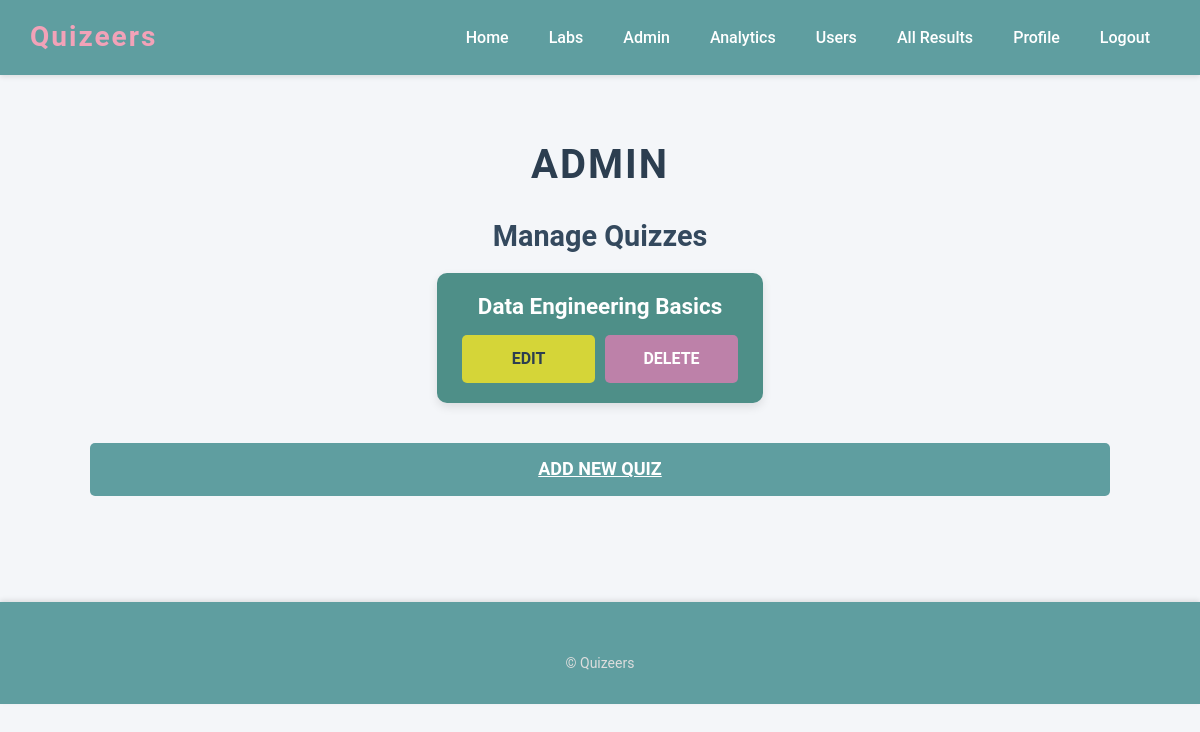
Page /admin (signed in) on the earlier database version.
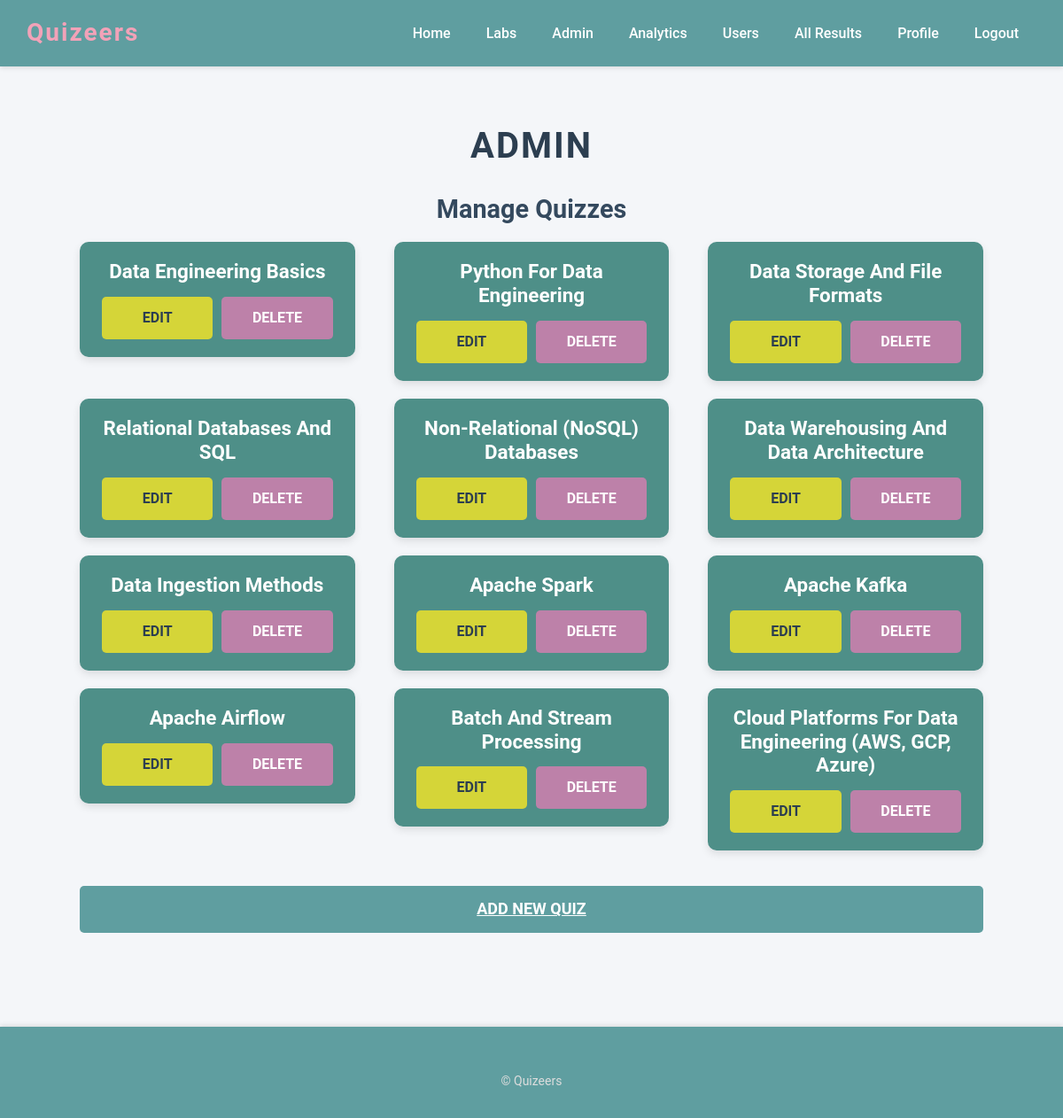
Same page on the later database version.
### app.py (models this page shows)
class Quiz(db.Model):
    id = db.Column(db.Integer, primary_key=True)
    title = db.Column(db.String(255), nullable=False)
    description = db.Column(db.Text, default="")
    is_deleted = db.Column(db.Boolean, default=False)
    category = db.Column(db.String(100), default="General")
    difficulty = db.Column(db.String(20), default="Medium")
    time_limit_minutes = db.Column(db.Integer, nullable=True)
    max_attempts = db.Column(db.Integer, nullable=True)
    shuffle_questions = db.Column(db.Boolean, default=True)
    questions = db.relationship(
        "Question", backref="quiz", lazy=True, cascade="all, delete-orphan"
    )

### app.py (the view)
@app.route("/admin")
@admin_required
def admin_panel():
    quizzes = Quiz.query.filter_by(is_deleted=False).all()
    return render_template("admin_panel.html", quizzes=quizzes)

### app.py (called while the page is built)
@login_manager.user_loader
def load_user(user_id):
    return db.session.get(User, int(user_id))

def admin_required(view):
    @wraps(view)
    def wrapped(*args, **kwargs):
        if not current_user.is_authenticated or not current_user.is_admin:
            flash("Admin access required.", "error")
            return redirect(url_for("home"))
        return view(*args, **kwargs)
    return wrapped

### templates/admin_panel.html (shortened to what this page needs)
{% extends "base.html" %}
{% block content %}
    <div class="admin-panel-container">
        <h2>Admin</h2>
        <h3>Manage Quizzes</h3>
        <div class="row">
            {% for quiz in quizzes %}
                <div class="col-md-4">
                    <div class="card quiz-card">
                        <div class="card-body">
                            <h5 class="card-title">{{ quiz.title }}</h5>
                            <div class="action-buttons">
                                <a href="{{ url_for('admin.admin_edit_quiz', quiz_id=quiz.id) }}" class="btn btn-warning">Edit</a>
                                <a href="{{ url_for('admin.admin_delete_quiz', quiz_id=quiz.id) }}" class="btn btn-danger">Delete</a>
                            </div>
                        </div>
                    </div>
                </div>
            {% endfor %}
        </div>
        <a href="{{ url_for('admin.admin_add_quiz') }}" class="add-quiz-btn">Add New Quiz</a>
    </div>
{% endblock %}

### templates/base.html (shortened to what this page needs)
<!DOCTYPE html>
<html lang="en">
<head>
    <link rel="stylesheet" href="https://cdn.jsdelivr.net/npm/bootstrap@5.3.3/dist/css/bootstrap.min.css">
    <link rel="stylesheet" href="{{ url_for('static', filename='css/styles.css') }}">
</head>
<body>
    <header>
        <div id="container">
            <div class="logo">Quizeers</div>
            <nav class="menu">
                <ul>
                    <li><a href="{{ url_for('quizzes.home') }}">Home</a></li>
                    {% if current_user.is_authenticated %}
                        <li><a href="{{ url_for('labs.labs_overview') }}">Labs</a></li>
                        {% if current_user.is_admin %}
                            <li><a href="{{ url_for('admin.admin_panel') }}">Admin</a></li>
                            <li><a href="{{ url_for('analytics.admin_analytics') }}">Analytics</a></li>
                            <li><a href="{{ url_for('admin.admin_users') }}">Users</a></li>
                            <li><a href="{{ url_for('admin.admin_view_results') }}">All Results</a></li>
                        {% else %}
                            <li><a href="{{ url_for('quizzes.user_view_results') }}">My Results</a></li>
                        {% endif %}
                        <li><a href="{{ url_for('quizzes.profile') }}">Profile</a></li>
                        <li><a href="{{ url_for('auth.logout') }}">Logout</a></li>
                    {% else %}
                        <li><a href="{{ url_for('auth.login') }}">Login</a></li>
                        <li><a href="{{ url_for('auth.register') }}">Register</a></li>
                    {% endif %}
                </ul>
            </nav>
        </div>
    </header>
    <main>
        <div class="container" style="padding: 20px;">
            {% block content %}{% endblock %}
        </div>
    </main>
    <footer>
        <div class="copy">
            <p>&copy; Quizeers</p>
        </div>
    </footer>
</body>
</html>

### static/css/styles.css (style rules this page uses)
body { font-family: 'Segoe UI', Tahoma, Geneva, Verdana, sans-serif; margin: 0; padding: 0; background-color: #f8f9fa; line-height: 1.6; }
header { background-color: #5f9ea0; color: white; padding: 15px 0; box-shadow: 0 2px 5px rgba(0, 0, 0, 0.1); }
header #container { display: flex; justify-content: space-between; align-items: center; padding: 0 30px; }
header .logo { font-size: 28px; font-weight: bold; letter-spacing: 2px; color: #f2a2b8; }
header .menu ul { list-style-type: none; display: flex; margin: 0; padding: 0; }
header .menu ul li { margin: 0 20px; }
header .menu ul li a { text-decoration: none; color: white; font-size: 16px; font-weight: 500; transition: color 0.3s ease; }
main { text-align: center; padding: 6px 5px; }
main h2 { font-size: 36px; color: #333; margin-bottom: 10px; font-weight: 400; }
footer { background-color: #5f9ea0; color: white; padding: 30px; display: flex; justify-content: space-between; flex-wrap: wrap; box-shadow: 0 -2px 5px rgba(0, 0, 0, 0.1); }
footer .copy { text-align: center; margin-top: 20px; width: 100%; }
footer .copy p { margin: 0; font-size: 14px; color: #ddd; }

### templates/admin_panel.html (style rules this page uses)
body { background-color: #f4f6f9; font-family: "Roboto", sans-serif; }
.admin-panel-container { padding: 40px; max-width: 1200px; margin: 0 auto; }
.admin-panel-container h2 { text-align: center; color: #2c3e50; font-weight: bold; font-size: 2.5rem; margin-bottom: 30px; text-transform: uppercase; letter-spacing: 2px; }
.admin-panel-container h3 { color: #34495e; font-weight: bold; margin-bottom: 20px; font-size: 1.8rem; }
.quiz-card { border: none; border-radius: 10px; box-shadow: 0 4px 10px rgba(0, 0, 0, 0.1); overflow: hidden; transition: transform 0.2s, box-shadow 0.2s; background-color: #5f9ea0; }
.quiz-card:nth-child(1) { background-color: #4e8f88; }
.quiz-card .card-body { padding: 20px; }
.quiz-card .card-title { font-size: 1.4rem; color: #fff; font-weight: bold; margin-bottom: 15px; text-transform: capitalize; }
.quiz-card .action-buttons { display: flex; justify-content: space-between; }
.quiz-card .btn { flex: 1; margin: 0 5px; font-weight: bold; padding: 12px; text-transform: uppercase; border-radius: 5px; transition: background-color 0.3s, transform 0.2s; }
.quiz-card .btn-warning { background-color:rgb(213, 213, 56); border: none; color: #2c3e50; }
.quiz-card .btn-danger { background-color:rgb(189, 129, 169); border: none; color: white; }
.add-quiz-btn { background-color: #5f9ea0; border: none; color: white; font-size: 18px; font-weight: bold; padding: 12px 40px; text-transform: uppercase; border-radius: 5px; margin: 40px auto; display: block; transition: background-color 0.3s, transform 0.2s; }
.row { display: flex; flex-wrap: wrap; gap: 20px; justify-content: center; }
.col-md-4 { flex: 1; min-width: 300px; max-width: 350px; }

Differences in the rows shown:
added Quiz: title "Python For Data Engineering"
added Quiz: title "Data Storage And File Formats"
added Quiz: title "Relational Databases And SQL"
added Quiz: title "Non-Relational (NoSQL) Databases"
added Quiz: title "Data Warehousing And Data Architecture"
added Quiz: title "Data Ingestion Methods"
added Quiz: title "Apache Spark"
added Quiz: title "Apache Kafka"
added Quiz: title "Apache Airflow"
added Quiz: title "Batch And Stream Processing"
added Quiz: title "Cloud Platforms For Data Engineering (AWS, GCP, Azure)"
